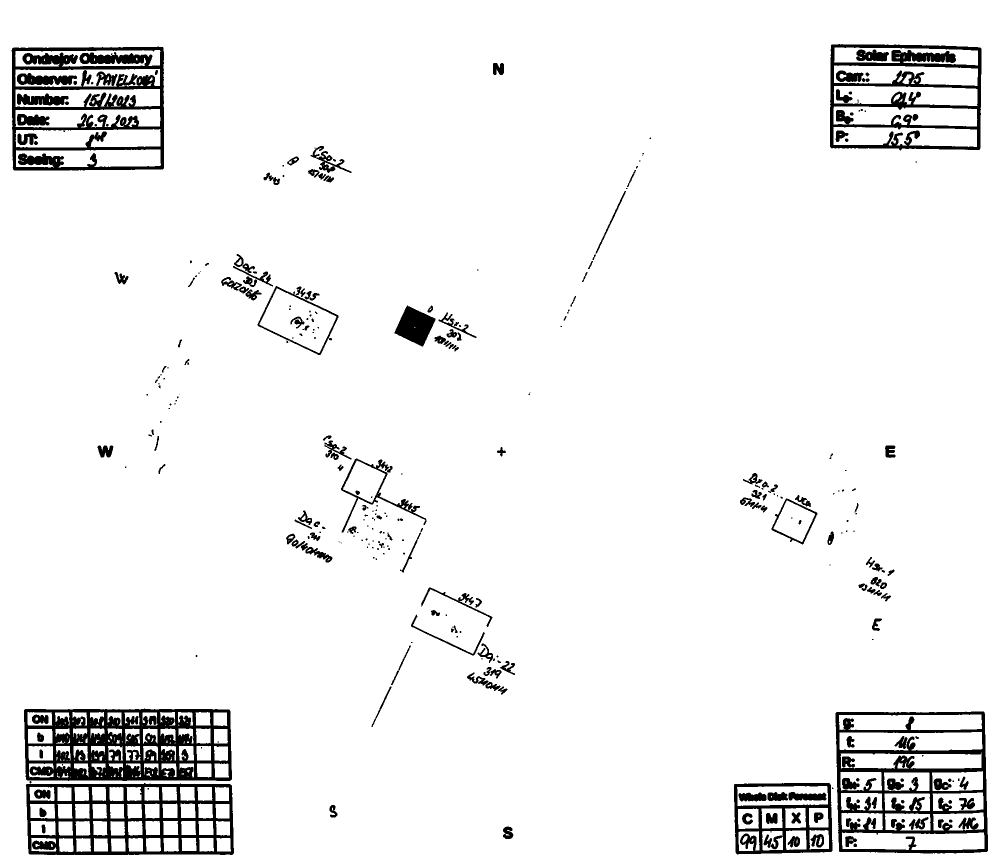
#> input picture lena_black_spots_mask.png, 2000 x 1731 px, found by its file name (shown at 1/2 size)
$ python r2.py
#> lines starting #> are read from the running program, lines starting #| are printed output that depends on the picture; after the words box and inside, x2 and y2 are one past the last pixel; in counts of white or black regions, pixels touching at a corner belong together
import cv2

def show_image(picture, screen=0):
    #screen 0 notebook, screen 1 monitor
    height, width = picture.shape[:2]
    if screen == 0:
        final_height=750
    else:
        final_height=1000
    final_dimension=(round((final_height/height)*width),final_height)
    resized_picture = cv2.resize(picture, dsize=final_dimension)
    cv2.imshow('resized_picture', resized_picture)
    cv2.waitKey()
    cv2.destroyWindow('resized_picture')

image = cv2.imread(r'lena_black_spots_mask.png')
#> image is the input picture: shape (1731, 2000, 3); 94.5% white; 328 black regions (135 under 20 px), largest, box (x1, y1, x2, y2) and area: (48, 1417, 464, 1562) 35190, (23, 93, 328, 341) 27680, (1671, 1423, 1976, 1707) 25207
#image = image[1150:1450,1700:1980]
blur = cv2.pyrMeanShiftFiltering(image, 11, 21)
show_image(blur)
#> in show_image, `resized_picture = cv2.resize(picture, dsize=final_dimension)`:
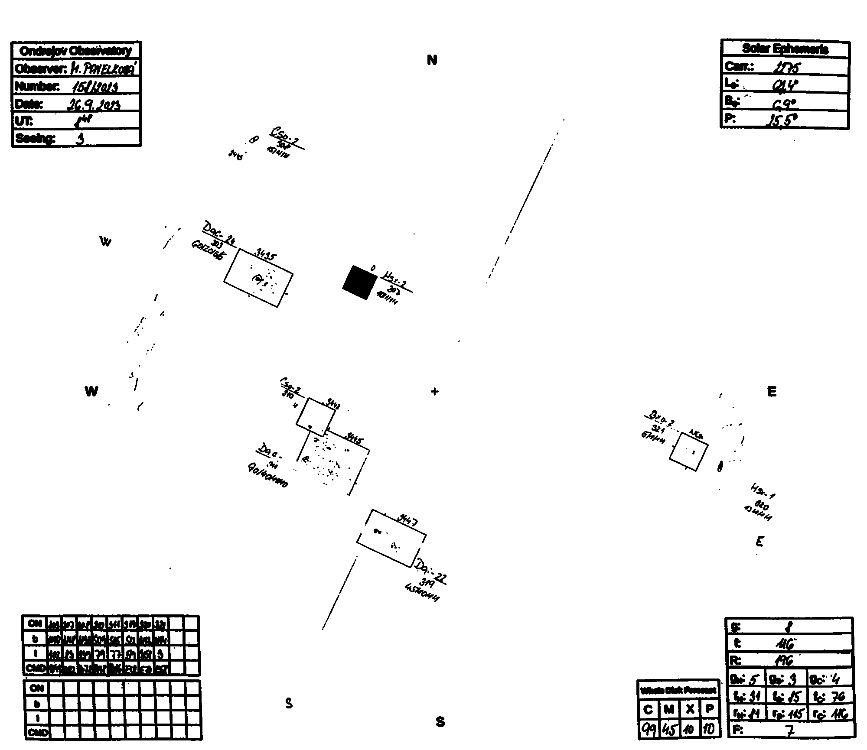
#> resized_picture: shape (750, 867, 3); min 0, max 255, mean 240.9
gray = cv2.cvtColor(blur, cv2.COLOR_BGR2GRAY)
show_image(gray)
thresh = cv2.threshold(gray, 0, 255, cv2.THRESH_BINARY_INV + cv2.THRESH_OTSU)[1]
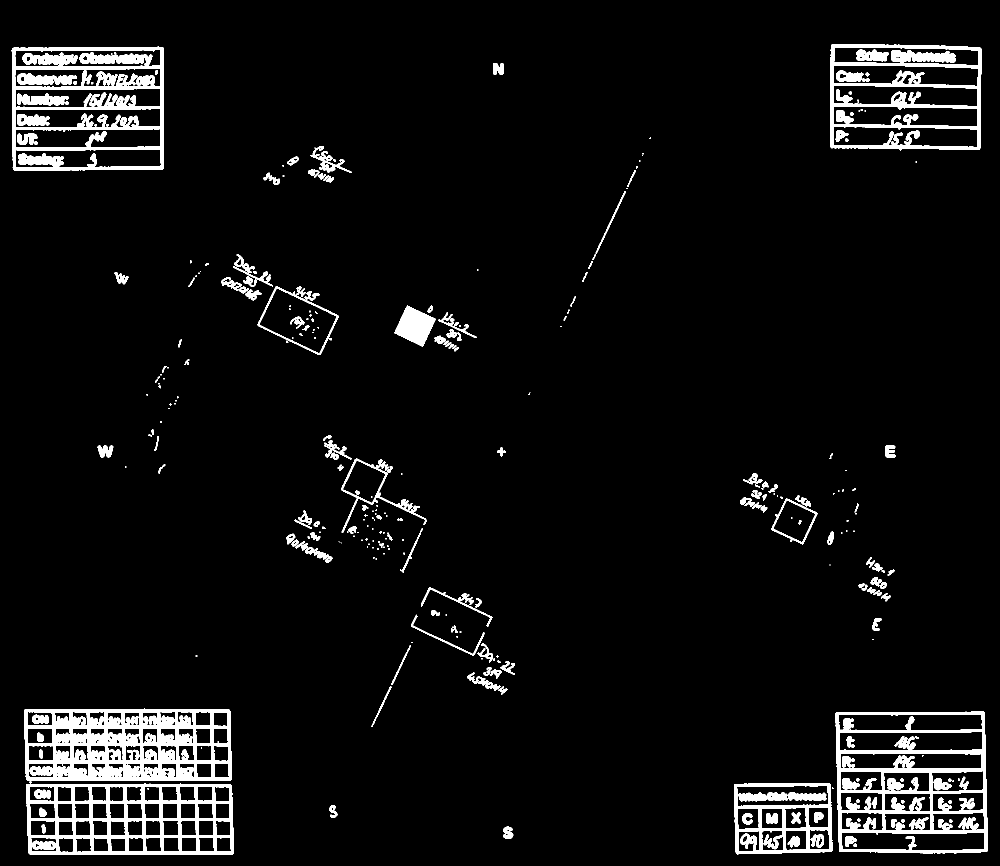
#> thresh: shape (1731, 2000) (shown at 1/2 size); 5.5% white; 327 white regions (134 under 20 px)
show_image(thresh)
#> call 3 of show_image, with screen = 0
#> in show_image (call 3), `resized_picture = cv2.resize(picture, dsize=final_dimension)`:
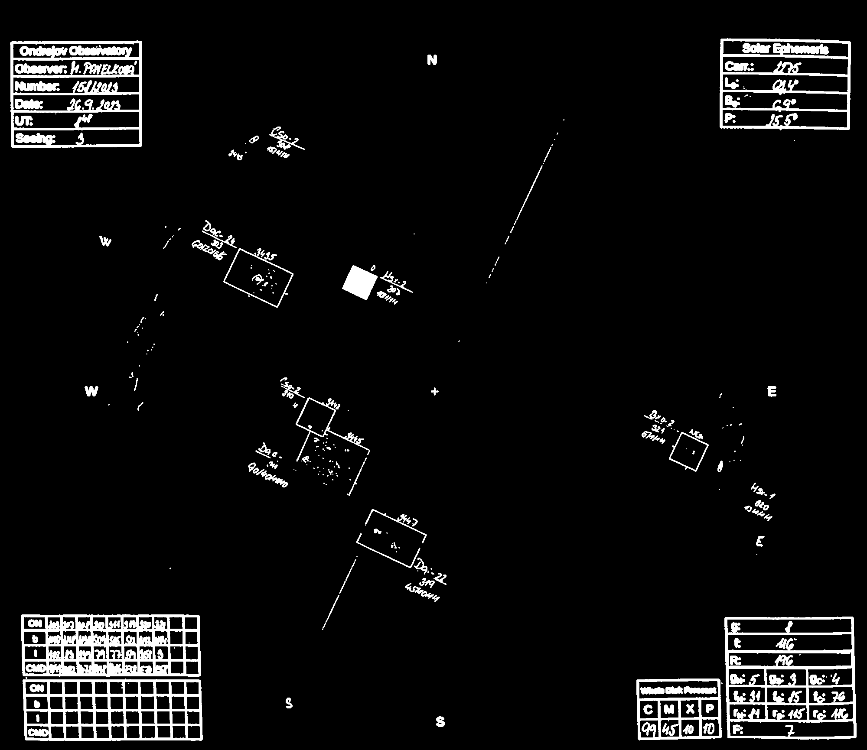
#> resized_picture: shape (750, 867); min 0, max 255, mean 14.1
cnts = cv2.findContours(thresh, cv2.RETR_EXTERNAL, cv2.CHAIN_APPROX_NONE)
#> cnts = 227 contours, 120 with area under 20; largest, box (x1, y1, x2, y2) and area: (1671, 1423, 1976, 1707) 83370, (23, 93, 328, 341) 73912, (1660, 88, 1963, 301) 61934, (48, 1417, 464, 1562) 58302, (52, 1566, 468, 1710) 57660
cnts = cnts[0] if len(cnts) == 2 else cnts[1]
for c in cnts:
    cv2.drawContours(image, [c], 0, (0,255,0), 3)
    peri = cv2.arcLength(c, True)
    approx = cv2.approxPolyDP(c, 0.015 * peri, True)
    if len(approx) == 4:
        x,y,w,h = cv2.boundingRect(approx)
        cv2.rectangle(image,(x,y),(x+w,y+h),(255,36,12),5)
#> this loop made 227 passes
#> (peri, approx, x, y, w, h) on passes 4, 5, 7, 8, 17, 22, 23: (670.6, [[1468, 1569], [1474, 1708], [1664, 1701], [1658, 1566]], 1468, 1566, 197, 143), (1114.5, [[463, 1571], [53, 1568], [57, 1706], [464, 1709]], 53, 1568, 412, 142), (1181.4, [[1968, 1424], [1673, 1424], [1678, 1702], [1973, 1703]], 1673, 1424, 301, 280), (1121.2, [[460, 1422], [50, 1418], [52, 1558], [459, 1561]], 50, 1418, 411, 144), (6, [[963, 1316], [963, 1318], [964, 1318], [964, 1316]], 963, 1316, 2, 3), (6, [[822, 1284], [822, 1285], [824, 1285], [824, 1284]], 822, 1284, 3, 2), (6, [[1744, 1278], [1744, 1279], [1746, 1279], [1746, 1278]], 1744, 1278, 3, 2)
#> (peri, x, y, w, h) on passes 62, 63, 67, 69, 71, 75: (6, 745, 1081, 3, 2), (10, 804, 1079, 4, 3), (6, 771, 1076, 2, 3), (6, 707, 1071, 2, 3), (6, 1682, 1065, 3, 2), (8, 766, 1064, 3, 3)
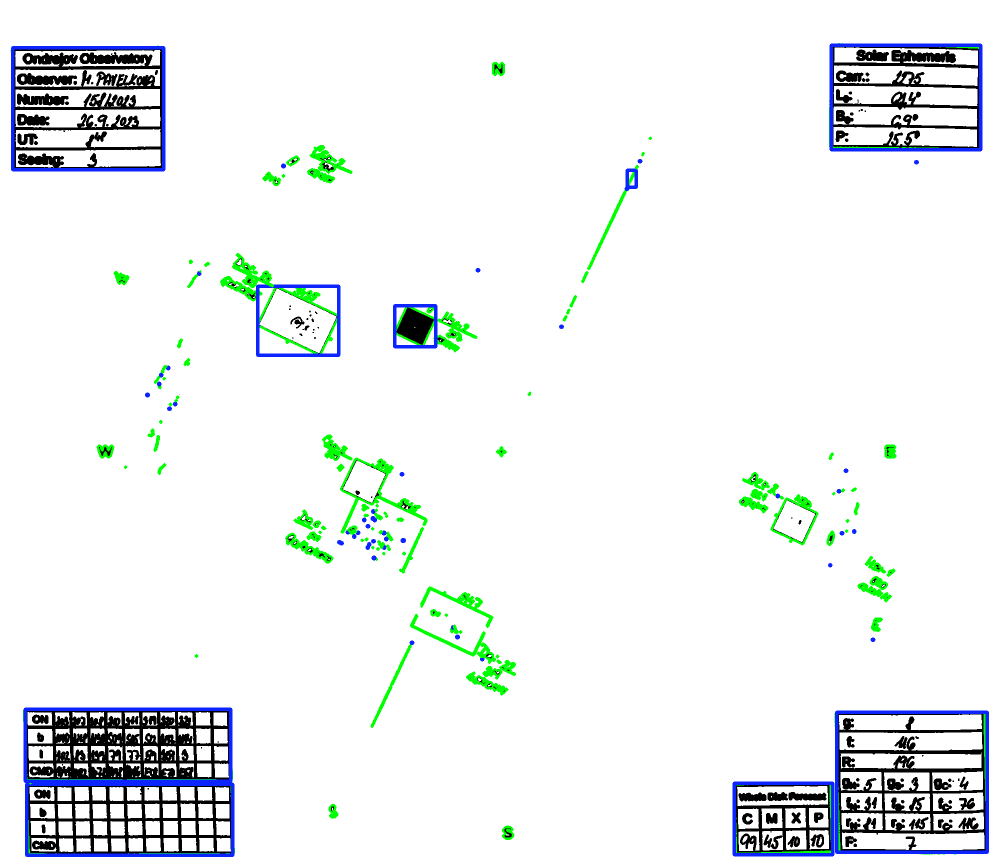
#> image: shape (1731, 2000, 3) (shown at 1/2 size); 2.92% of pixels changed, all inside (x1, y1, x2, y2) = (21, 86, 1978, 1714)
show_image(image)
#> call 4 of show_image, with screen = 0
#> in show_image (call 4), `resized_picture = cv2.resize(picture, dsize=final_dimension)`:
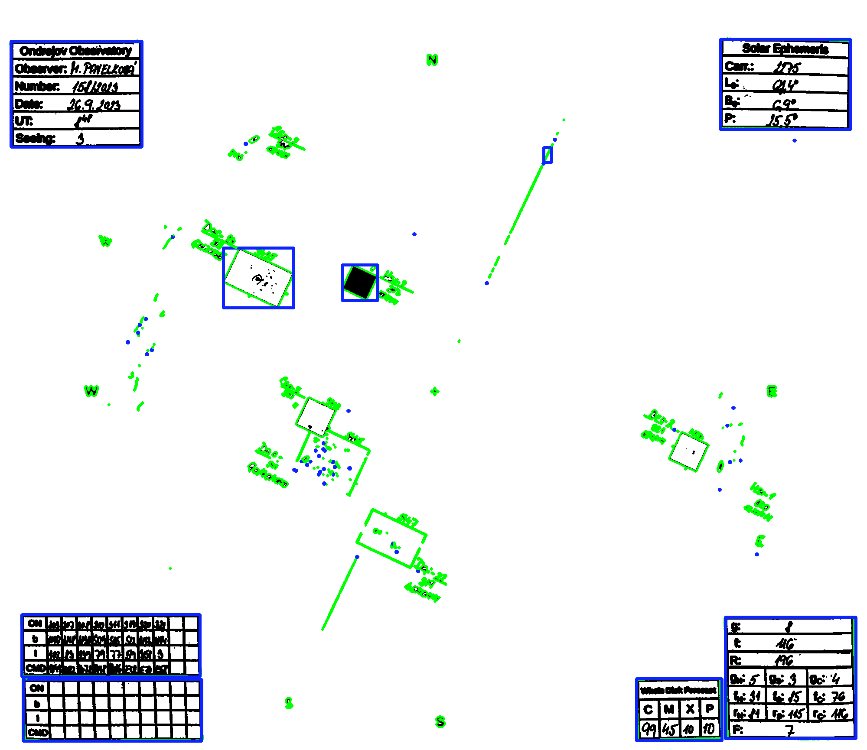
#> resized_picture: shape (750, 867, 3); mean B, G, R 240.9, 241.1, 237.2


show_image(image)
